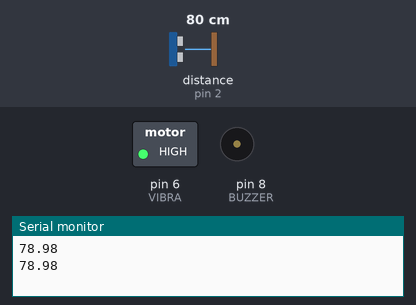
Bench run of a sketch on a simulated Arduino Uno, built with avr-gcc and run on an emulated ATmega328P. On the bench: switched loads named in the sketch (green lamp = pin HIGH), buzzer (waves = sounding), the last lines printed to the serial monitor. Wiring (inferred from the names in the program): ultrasonic range finder: trigger pin 4; echo pin 2. The inputs (shaded band) are chosen by the test bench; at power-on: distance to the obstacle (sensor on pin 2) 80 cm. The echo pulse lasts 58.3 µs per cm; pins used as bus, display or sensor lines are not drawn.

Above: at 3.2 s.
3.3 s: distance to the obstacle (sensor on pin 2) set to 23 cm
6.8 s: distance to the obstacle (sensor on pin 2) set to 18 cm
At 6.98 s:
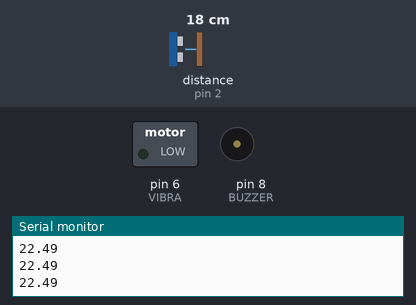
8.4 s: distance to the obstacle (sensor on pin 2) set to 60 cm
At 10.8 s:
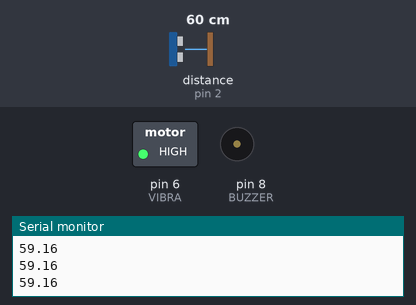
11.9 s: distance to the obstacle (sensor on pin 2) set to 2 cm
At 13.1 s:
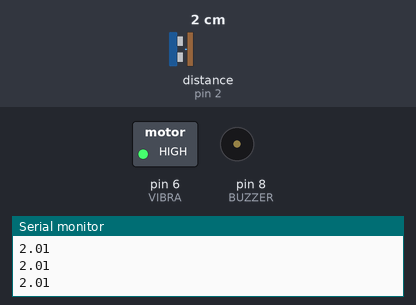
Timing chart, 0 to 14.5 s (numbered marks = the images above; inputs shaded):
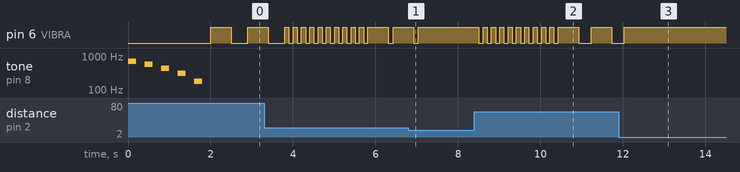

Measured:
- the behaviour switches between 21 and 20 cm on distance to the obstacle (sensor on pin 2) (found by bisection; images 0 and 1)
- after the input at 6.8 s, pin 6 (VIBRA): goes on until 7.0 s, then stays HIGH
- after the input at 8.4 s, pin 6 (VIBRA): goes 9 × (LOW 0.10 s, HIGH 0.10 s), LOW 0.10 s, HIGH 0.50 s, LOW 0.30 s, HIGH 0.50 s, then LOW, starting after 0.11 s
- after the input at 11.9 s, pin 6 (VIBRA): goes on until 12.0 s, then stays HIGH

The sketch:

codigo_bengala.ino
```cpp
int ECHO = 2;  //recetor do sensor ultrasónico
int TRIGGER = 4;  //emisor do sensor ultrasónico
int VIBRA = 6;  //AVISO - motor vibratório
int BUZZER = 8;  //AVISO - sinal sonoro
int BATERIA = 5;  //para sinalização de bateria fraca
int frequencia;
float valor;
float voltagem;
long duracao;
float distancia;
float lista[10] = {};
int contagem;
float somatorio;
float somatorio1;
int i;
float media;


void setup() {
  pinMode(TRIGGER, OUTPUT);
  pinMode(ECHO, INPUT);
  pinMode(VIBRA, OUTPUT);
  pinMode(BUZZER, OUTPUT);
  Serial.begin(9600);  //velocidade de comunicação do Arduino com o computador


  //código para a sinalização de bateria fraca
  valor = analogRead(BATERIA);  //lê o valor em A5
  voltagem = valor * (5.00 / 1023.00) * 2;  //converção do valor em voltagem


  //caso não tenha bateria suficiente: 3 vezes sinal vibratório e sonoro, só depois pode começar usar/andar, mas atenão para trocar a pilha
  //caso tenha bateria suficiente: aguardar 3 segundos pelos testes: 1 - vibração, 2 - sonoro, 3 - ambos, para confirmação do bom funcionamento, só depois pode começar usar/andar
  if (voltagem < 7) {  //o arduino começa a trabalhar perto dos 4.5V, então asseguramos ainda tem alguma bateria, mínimo requesitado no datasheet
    frequencia = 700;
    for (i = 0; i < 5; i++) {
      tone(BUZZER, frequencia);
      delay(200);
      noTone(BUZZER);
      delay(200);
      frequencia = frequencia - 130;
    }
  }
  else {
    digitalWrite(VIBRA, HIGH);
    delay(1000);
    digitalWrite(VIBRA, LOW);
    delay(500);
    digitalWrite(BUZZER, HIGH);
    delay(1000);
    digitalWrite(BUZZER, LOW);
    delay(500);
    digitalWrite(VIBRA, HIGH);
    digitalWrite(BUZZER, HIGH);
    delay(1000);
    digitalWrite(VIBRA, LOW);
    digitalWrite(BUZZER, LOW);
  }


  //confirmação dos digitais do sensor a 0
  digitalWrite(TRIGGER, LOW);
  digitalWrite(VIBRA, LOW);


  contagem = 0;
  somatorio = 0;
  somatorio1 = 0;
  media = 0;
}


void loop() {
//medição da distância do sensor até ao objeto:
  digitalWrite(TRIGGER, HIGH);
  delayMicroseconds(10);
  digitalWrite(TRIGGER, LOW);
  duracao = pulseIn(ECHO, HIGH);
  if (duracao < 100000) {
    distancia = duracao * 0.034 / 2;
  }
  Serial.println(distancia);


//fazer a média dos últimos 10 valores
  if (contagem < 10) {  //até aos primeiros 10 elementos da lista
    lista[contagem] = distancia;
    somatorio1 = somatorio1 + distancia;
    media = somatorio1 / (contagem + 1);
  }
  else {
    for (i = 0; i < 9; i++) {
      lista[i] = lista[i + 1];
      lista[9] = distancia;
      somatorio = somatorio + lista[i];
    }
    somatorio = somatorio + lista[9];
    media = somatorio / 10;
    somatorio = 0;
  }
  contagem = contagem + 1;


  //códigos de avisos para o utilizador:
  //para variações de distâncias bruscas
  //variações de 10 cm abaixo e acima do valor médio das últimas 10 medições
  if (distancia > 20 and distancia < (media - 15) or distancia > (media + 15)) {
    for (i = 0; i < 2; i++) {
      digitalWrite(VIBRA, HIGH);
      digitalWrite(BUZZER, HIGH);
      delay(100);
      digitalWrite(VIBRA, LOW);
      digitalWrite(BUZZER, LOW);
      delay(100);
    }
  }
  else {
    //quanto mais perto mais vibra, do tipo, sensores de parque de estacionamento
    if (distancia <= 20) {
      digitalWrite(VIBRA, HIGH);
      digitalWrite(BUZZER, HIGH);
    }
    else if (distancia > 20 and distancia <= 150) {
      digitalWrite(BUZZER, LOW);
      digitalWrite(VIBRA, HIGH);
      delay(500);
      digitalWrite(VIBRA, LOW);
      delay(5 * distancia);
    }
    else if (distancia > 150 and distancia <= 300) {
      digitalWrite(BUZZER, LOW);
      digitalWrite(VIBRA, HIGH);
      delay(500);
      digitalWrite(VIBRA, LOW);
      delay(1000);
    }
    else  {
      digitalWrite(VIBRA, LOW);
      digitalWrite(BUZZER, LOW);
    }
  }
}
```
